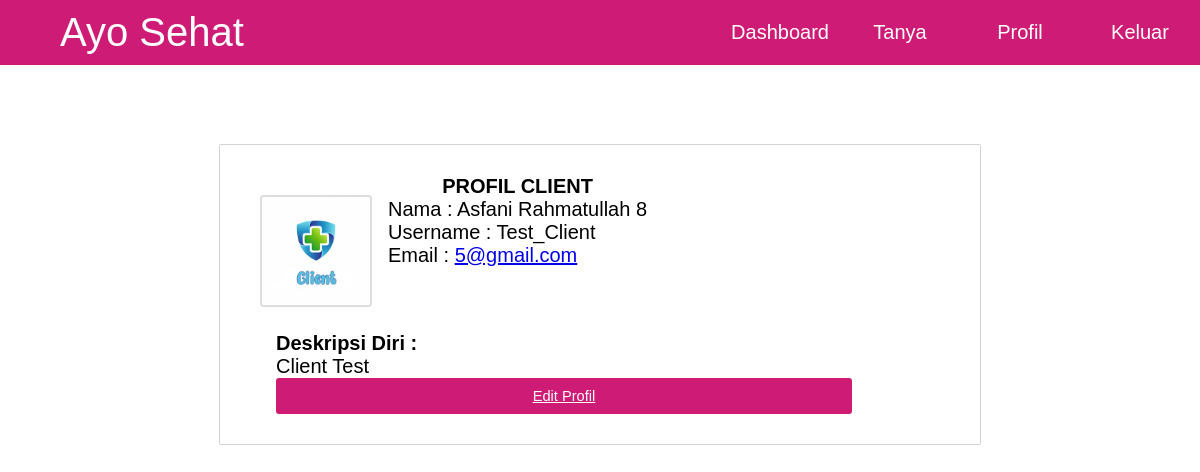
Page /client/profil_client.php (signed in) on the committed database.
### tables this page shows
CREATE TABLE `user` (
  `id_user` int(11) NOT NULL,
  `kode_level` int(11) NOT NULL,
  `kode_dr` int(11) DEFAULT NULL,
  `nama` varchar(64) NOT NULL,
  `username` varchar(64) NOT NULL,
  `password` varchar(64) NOT NULL,
  `no_hp` varchar(15) DEFAULT NULL,
  `email` varchar(25) NOT NULL,
  `tempat_praktik` varchar(125) DEFAULT NULL,
  `deskripsi` varchar(225) DEFAULT NULL
);

### client/profil_client.php (the view, shortened to what this page needs)
<!DOCTYPE html>
<html lang="en">
<head>
    <link rel="stylesheet" type="text/css" href="../profil.css">
</head>
<?php
$dbc = new PDO('mysql:host=localhost;dbname=forum','root','');
$id=intval($_SESSION['id']);
$statement = $dbc->prepare("SELECT * FROM user, dokter WHERE id_user = $id AND kode_level=102");
$statement->execute();
$nama='';
$username='';
$email='';
$Des='';
foreach ($statement as $row)
    {
        $nama=$row['nama'];
        $username=$row['username'];
        $email=$row['email'];
        $Des=$row['deskripsi'];
    }
?>
<body>
<nav id="menu">
     <ul>
     <div id="heading">
            <a href="#">Ayo Sehat</a>
        </div>
        <li><div class="loggin"><a href="../logout.php">Keluar</a></div>
        </li>
        <li><div class="loggin"><a href="profil_client.php">Profil</a></div>
        <li><div class="loggin"><a href="pertanyaan_client.php">Tanya</a></li></div>
        <li><div class="loggin"><a href="client_per.php">Dashboard </a></li></div>
        <li><div class="loggin"><a href="list_per_client.php">Home</a></li></div>
        </li>
    </ul>
</nav>
<div class="field">
    <div class="foto">
    <img src="../assets/client_ikon.jpg" alt="foto client" class="ikon">
    </div>
    <?php
    echo '<div class="profil">';
    echo '<p class="tulisan_login"><b>Profil Client</b></p>';
    echo 'Nama : '. $nama.'<br>';
    echo 'Username : '. $username.'<br>';
    echo 'Email : <a href="mailto:'.$email.'">'.$email.'</a><br>';
    echo '</div>';
    echo '<div class="deskripsi">';
    echo '<b>Deskripsi Diri :</b><br>';
    echo $Des.'<br>';
    echo '<button class="tombol_login"><a href="edit_profilCli.php" class="tombol_login">Edit Profil</a></button>';
    ?>
</div>
</body>
</html>

### profil.css (style rules this page uses)
* { margin: 0px; padding: 0px; font-size: 15pt; font-family: Arial; }
body { font-size: 14px; font-family: Arial; margin:0; display:grid; grid-template-columns: auto; }
#heading { float: left; width: 640px; }
#heading a { line-height: 65px; text-decoration: none; padding-left: 60px; color:#FFF; font-size: 40px; }
#menu { background:#ce1b75; width: 100%; height: 65px; margin: 0px; padding: 0px; }
#menu ul { list-style: none; }
#menu ul li { float: right; line-height: 65px }
#menu ul li a { float:left; width:100px; display:block; text-align:center; color:#FFF; padding-left: 10px; padding-right: 10px; text-decoration:none; }
img { width:250px; justify-self:center; }
.tulisan_login { text-align: center; text-transform: uppercase; }
.field { width: 60%; background: white; margin: 80px auto; padding: 30px 20px; box-shadow: 0px 0px 1px ; }
.foto { float: left; width: 15%; margin: 20px; }
.profil { float: left; }
.deskripsi { float: left; width: 80%; margin-left: 5%; text-align: justify; }
.ikon { width: 100%; border: 2px solid #ddd; border-radius: 4px; }
.tombol_login { background: #ce1b75; color: white; font-size: 11pt; width: 100%; border: none; border-radius: 3px; padding: 10px 20px; }

### rows in the picture
user: nama "Asfani Rahmatullah 8", username "Test_Client", email "5@gmail.com", deskripsi "Client Test"
